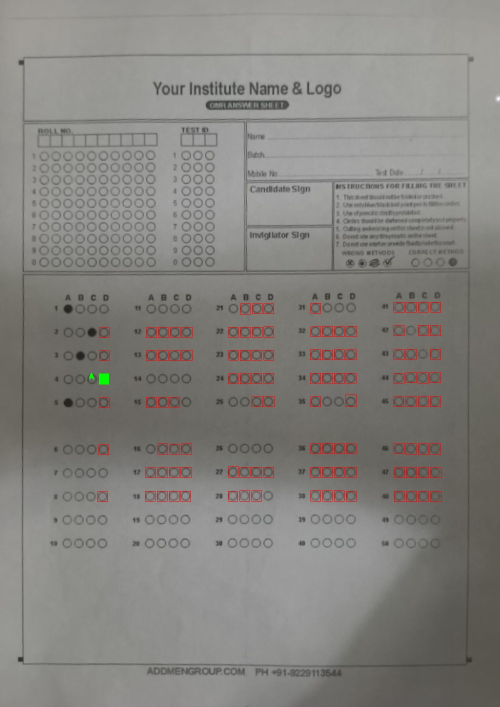
#> input picture backend/src/services/debug_omr_filled_form_test_answers.jpg, 1000 x 1414 px (shown at 1/2 size)
$ python omr_pipeline.py debug_omr_filled_form_test_answers.jpg
#> lines starting #> are read from the running program, lines starting #| are printed output that depends on the picture; after the words box and inside, x2 and y2 are one past the last pixel; in counts of white or black regions, pixels touching at a corner belong together
#> in process_omr_image, image is the input picture: shape (1414, 1000, 3); mean B, G, R 126.4, 130.2, 132.3
"""
Two-Stage OMR Pipeline
1. Perspective correction
2. Bubble detection using proven omr_reader.py logic
Returns only first 10 questions
"""

import cv2
import numpy as np
import json
import sys
from pathlib import Path

# Configuration - matching working omr_reader.py
NUM_QUESTIONS = 10  # We want 10 questions
GRID_COLS = 5  # 5 columns (matches omr_reader)
GRID_ROWS = 10  # 10 rows per column (matches omr_reader)
OPTIONS = ["A", "B", "C", "D"]

# Detection thresholds from working omr_reader
FILL_THRESHOLD = 0.20
MIN_SEPARATION = 0.10

# Target dimensions
TARGET_WIDTH = 800
TARGET_HEIGHT = 1100

# ROI ratios from working omr_reader
ROI_Y_START = 0.38
ROI_Y_END = 0.92
ROI_X_START = 0.04
ROI_X_END = 0.96


def order_points(pts):
    """Order 4 corner points: top-left, top-right, bottom-right, bottom-left"""
    rect = np.zeros((4, 2), dtype="float32")

    s = pts.sum(axis=1)
    rect[0] = pts[np.argmin(s)]  # top-left
    rect[2] = pts[np.argmax(s)]  # bottom-right

    diff = np.diff(pts, axis=1)
    rect[1] = pts[np.argmin(diff)]  # top-right
    rect[3] = pts[np.argmax(diff)]  # bottom-left

    return rect


def find_paper_contour(image):
    """Find paper boundaries in image"""
    gray = cv2.cvtColor(image, cv2.COLOR_BGR2GRAY)
    blurred = cv2.GaussianBlur(gray, (5, 5), 0)
    edges = cv2.Canny(blurred, 50, 150)
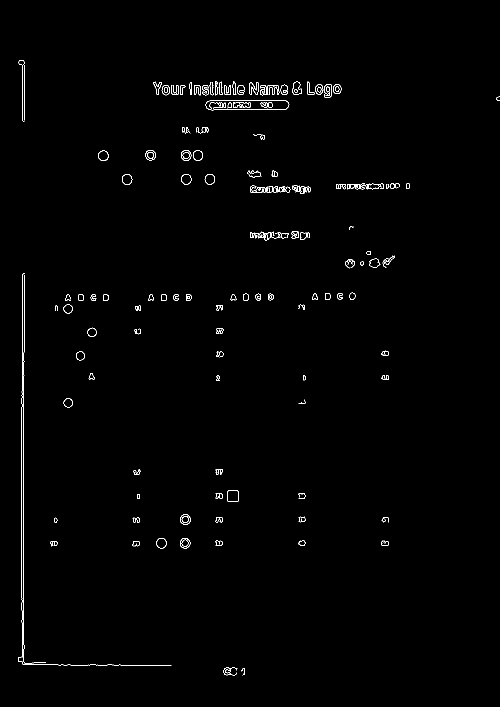
#> edges: shape (1414, 1000) (shown at 1/2 size); 0.75% white in thin lines or dots, all inside (x1, y1, x2, y2) = (36, 120, 1000, 1351)

    # Dilate edges
    kernel = np.ones((5, 5), np.uint8)
    edges = cv2.dilate(edges, kernel,iterations=2)
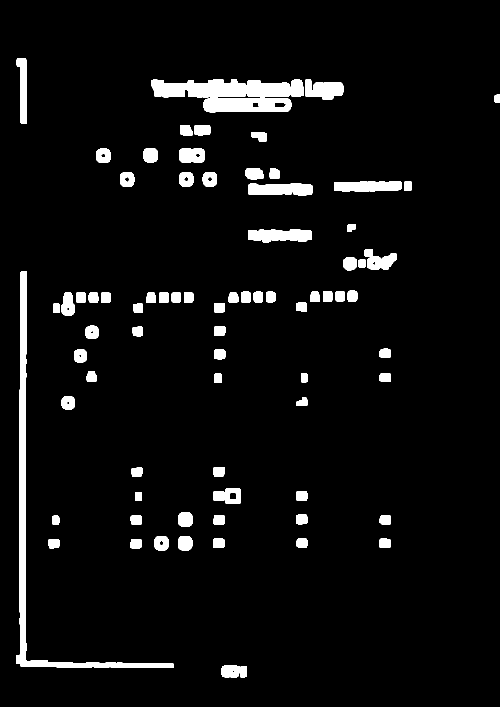
#> edges: shape (1414, 1000) (shown at 1/2 size); 5.1% white; 78 white regions

    # Find contours
    contours, _ = cv2.findContours(edges, cv2.RETR_EXTERNAL, cv2.CHAIN_APPROX_SIMPLE)
#> contours = 78 contours; largest, box (x1, y1, x2, y2) and area: (32, 543, 347, 1336) 11948, (302, 158, 493, 195) 5442, (407, 196, 583, 225) 4566, (495, 159, 608, 195) 3222, (496, 366, 625, 392) 2582

    if not contours:
        return None

    # Get largest contour
    largest_contour = max(contours, key=cv2.contourArea)
#> largest_contour = contour of 132 points, box (x1, y1, x2, y2) (32, 543, 347, 1336), area 11948

    # Check if it's large enough
    image_area = image.shape[0] * image.shape[1]
    contour_area = cv2.contourArea(largest_contour)
#> contour_area = 11948.5

    if contour_area < image_area * 0.1:  # At least 10% of image
        return None

    # Approximate to quadrilateral
    epsilon = 0.02 * cv2.arcLength(largest_contour, True)
    approx = cv2.approxPolyDP(largest_contour, epsilon, True)

    if len(approx) == 4:
        return approx.reshape(4, 2)

    return None


def correct_perspective(image):
    """Apply perspective correction to image"""
    # Find paper contour
    corners = find_paper_contour(image)

    if corners is None:
        # If no contour found, use entire image
        h, w = image.shape[:2]
        corners = np.array([[0, 0], [w, 0], [w, h], [0, h]], dtype="float32")

    # Order corners
    rect = order_points(corners)

    # Calculate destination points
    dst = np.array([
        [0, 0],
        [TARGET_WIDTH - 1, 0],
        [TARGET_WIDTH - 1, TARGET_HEIGHT - 1],
        [0, TARGET_HEIGHT - 1]
    ], dtype="float32")

    # Get perspective transform matrix
    M = cv2.getPerspectiveTransform(rect, dst)

    # Apply perspective transformation
    warped = cv2.warpPerspective(image, M, (TARGET_WIDTH, TARGET_HEIGHT))
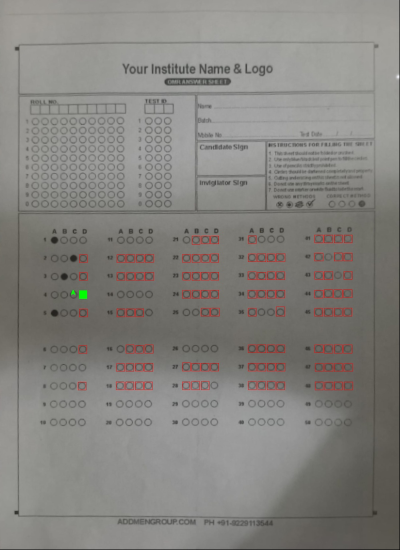
#> warped: shape (1100, 800, 3) (shown at 1/2 size); mean B, G, R 126.1, 130, 132

    return warped


def detect_bubbles(warped_image):
    """Detect filled bubbles in warped OMR sheet - using working omr_reader logic"""
    # Convert to grayscale
    gray = cv2.cvtColor(warped_image, cv2.COLOR_BGR2GRAY)
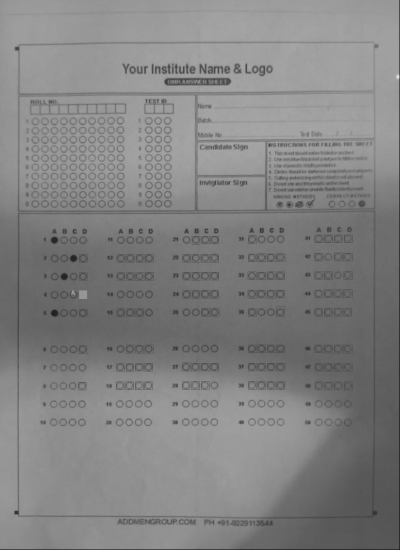
#> gray: shape (1100, 800) (shown at 1/2 size); min 0, max 245, mean 130.2

    # Apply adaptive thresholding (same as omr_reader)
    thresh = cv2.adaptiveThreshold(
        gray, 255,
        cv2.ADAPTIVE_THRESH_GAUSSIAN_C,
        cv2.THRESH_BINARY_INV,
        15, 3
    )
#> thresh: shape (1100, 800); 10.3% white; 969 white regions (314 under 20 px), largest, box (x1, y1, x2, y2) and area: (36, 185, 751, 424) 8173, (29, 421, 754, 1037) 7020, (30, 83, 757, 190) 4790

    # Morphological operations
    kernel = cv2.getStructuringElement(cv2.MORPH_ELLIPSE, (3, 3))
    thresh = cv2.morphologyEx(thresh, cv2.MORPH_CLOSE, kernel, iterations=1)
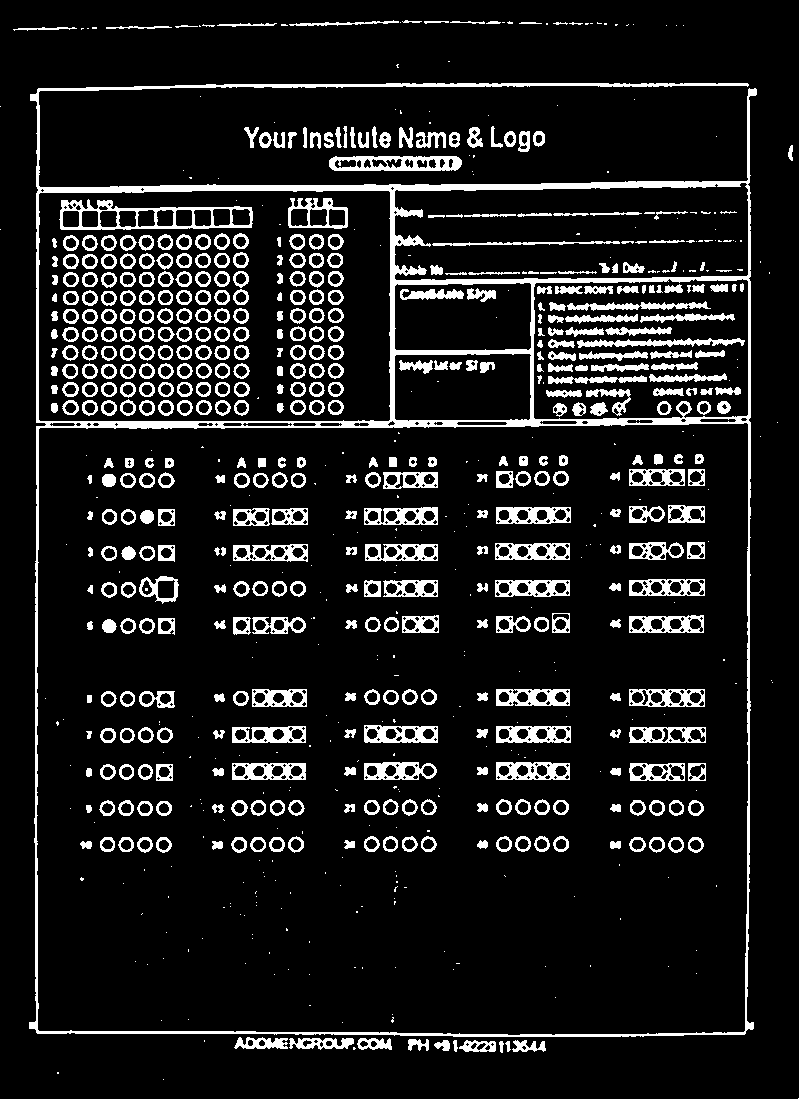
#> thresh: shape (1100, 800); 11.3% white; 775 white regions (294 under 20 px), largest, box (x1, y1, x2, y2) and area: (29, 83, 757, 1037) 23035, (0, 0, 800, 1100) 1900, (59, 199, 253, 230) 1845
    thresh = cv2.morphologyEx(thresh, cv2.MORPH_OPEN, kernel, iterations=1)
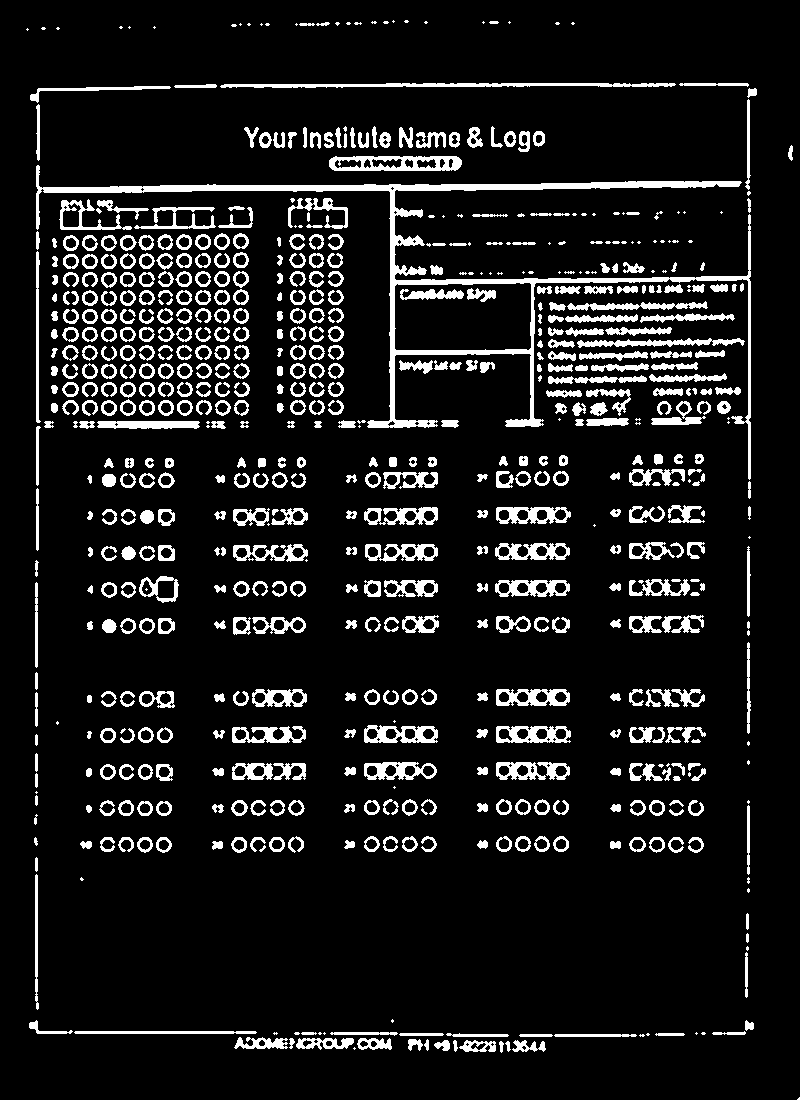
#> thresh: shape (1100, 800); 10.2% white; 698 white regions (117 under 20 px), largest, box (x1, y1, x2, y2) and area: (36, 165, 751, 480) 10836, (220, 83, 676, 88) 1550, (329, 156, 462, 171) 1315

    # Extract ROI
    h, w = thresh.shape
    roi_y1 = int(h * ROI_Y_START)
    roi_y2 = int(h * ROI_Y_END)
    roi_x1 = int(w * ROI_X_START)
    roi_x2 = int(w * ROI_X_END)

    roi = thresh[roi_y1:roi_y2, roi_x1:roi_x2]
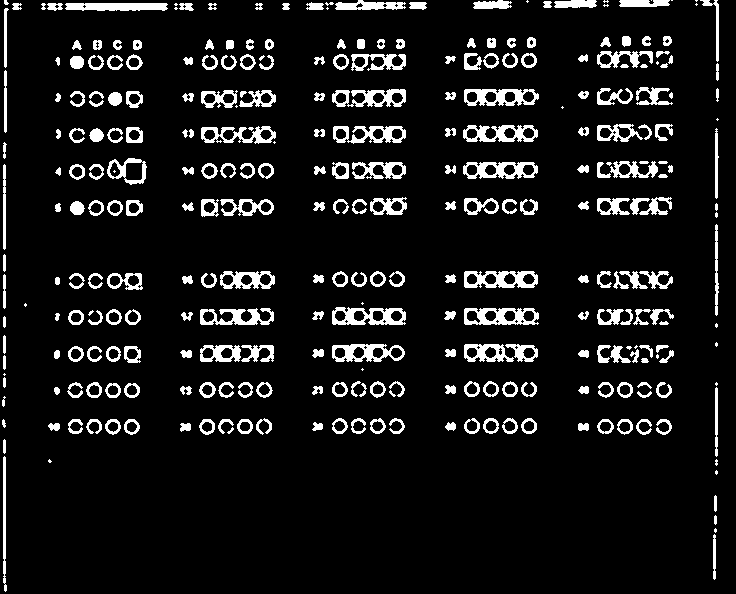
#> roi: shape (594, 736); 9% white; 307 white regions (37 under 20 px), largest, box (x1, y1, x2, y2) and area: (332, 307, 406, 325) 797, (464, 308, 539, 325) 792, (464, 271, 538, 288) 785
    roi_h, roi_w = roi.shape

    # Calculate grid parameters (5 columns x 10 rows like omr_reader)
    col_width = roi_w / GRID_COLS
    row_height = roi_h / GRID_ROWS
    option_width = col_width / len(OPTIONS)

    all_answers = {}
    all_confidence = {}

    # Process all 50 questions but return only first 10
    total_questions = GRID_COLS * GRID_ROWS  # 50

    for q_num in range(1, total_questions + 1):
        # Calculate grid position (5 columns)
        col = (q_num - 1) // GRID_ROWS
        row = (q_num - 1) % GRID_ROWS

        # Calculate position in ROI
        x_start = int(col * col_width)
        y_center = int((row + 0.5) * row_height)

        # Measure fill ratio for each option
        fill_ratios = {}
        for opt_idx, option in enumerate(OPTIONS):
            opt_x = int(x_start + (opt_idx + 0.5) * option_width)

            # Define bubble region
            bubble_radius = min(int(option_width * 0.3), int(row_height * 0.25))

            y1 = max(0, y_center - bubble_radius)
            y2 = min(roi_h, y_center + bubble_radius)
            x1 = max(0, opt_x - bubble_radius)
            x2 = min(roi_w, opt_x + bubble_radius)

            bubble = roi[y1:y2, x1:x2]

            if bubble.size > 0:
                fill_ratios[option] = np.sum(bubble == 255) / bubble.size
            else:
                fill_ratios[option] = 0

        # Find marked answer
        max_fill = max(fill_ratios.values())
        sorted_fills = sorted(fill_ratios.values(), reverse=True)

        if max_fill >= FILL_THRESHOLD:
            if len(sorted_fills) > 1:
                separation = max_fill - sorted_fills[1]
                if separation >= MIN_SEPARATION:
                    marked_option = max(fill_ratios, key=fill_ratios.get)
                    all_answers[q_num] = marked_option
                    all_confidence[q_num] = float(max_fill)
                else:
                    all_answers[q_num] = None
                    all_confidence[q_num] = 0.5
            else:
                marked_option = max(fill_ratios, key=fill_ratios.get)
                all_answers[q_num] = marked_option
                all_confidence[q_num] = float(max_fill)
        else:
            all_answers[q_num] = None
            all_confidence[q_num] = 0.0
#> after the loop, all_answers = 50 items; all_confidence = 50 items

    # Return only first 10 questions
    answers = {i: all_answers.get(i) for i in range(1, NUM_QUESTIONS + 1)}
#> answers = 10 items
    confidence = {i: all_confidence.get(i, 0.0) for i in range(1, NUM_QUESTIONS + 1)}
#> confidence = 10 items

    return answers, confidence


def process_omr_image(image_path):
    """Main pipeline: perspective correction + bubble detection"""
    try:
        # Load image
        image = cv2.imread(image_path)
        if image is None:
            return {
                "success": False,
                "error": "Failed to load image"
            }

        # Stage 1: Perspective correction
        warped = correct_perspective(image)

        # Stage 2: Bubble detection
        answers, confidence = detect_bubbles(warped)
#> answers = 10 items; confidence = 10 items

        # Calculate average confidence
        valid_confidences = [c for c in confidence.values() if c > 0]
#> valid_confidences = [0.5, 0.5]
        avg_confidence = sum(valid_confidences) / len(valid_confidences) if valid_confidences else 0
#> avg_confidence = 0.5

        # Check if validation needed
        requires_validation = avg_confidence < 0.6 or any(c < 0.5 for c in confidence.values() if c > 0)
#> requires_validation = True

        return {
            "success": True,
            "answers": answers,
            "confidence": confidence,
            "requires_validation": requires_validation,
            "question_count": NUM_QUESTIONS
        }

    except Exception as e:
        import traceback
        traceback.print_exc()
        return {
            "success": False,
            "error": str(e)
        }


if __name__ == "__main__":
    if len(sys.argv) < 2:
        print(json.dumps({"success": False, "error": "No image path provided"}))
        sys.exit(1)

    image_path = sys.argv[1]
    result = process_omr_image(image_path)
#> result = 5 items
    print(json.dumps(result))
#> (printed output is left out)

$ run again, on backend/src/services/debug_omr_filled_form_test_corners.jpg
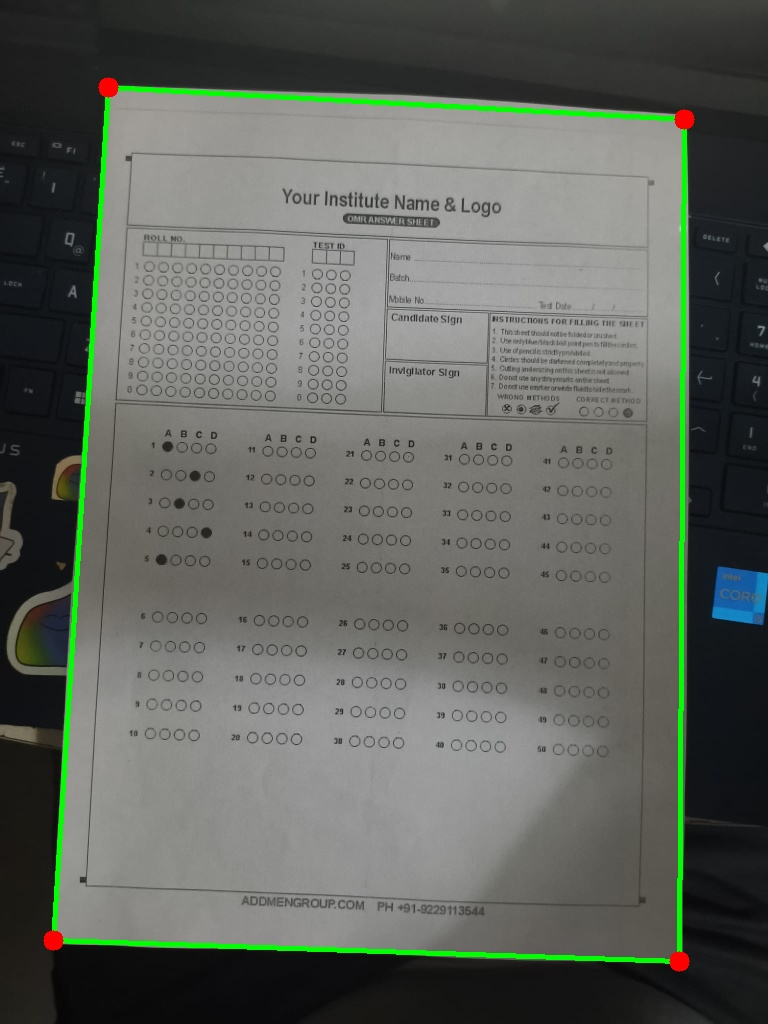
#> input picture backend/src/services/debug_omr_filled_form_test_corners.jpg, 768 x 1024 px
#> in process_omr_image, image is the input picture: shape (1024, 768, 3); mean B, G, R 92.6, 99.3, 94.8
#> in find_paper_contour, `edges = cv2.dilate(edges, kernel,iterations=2)`:
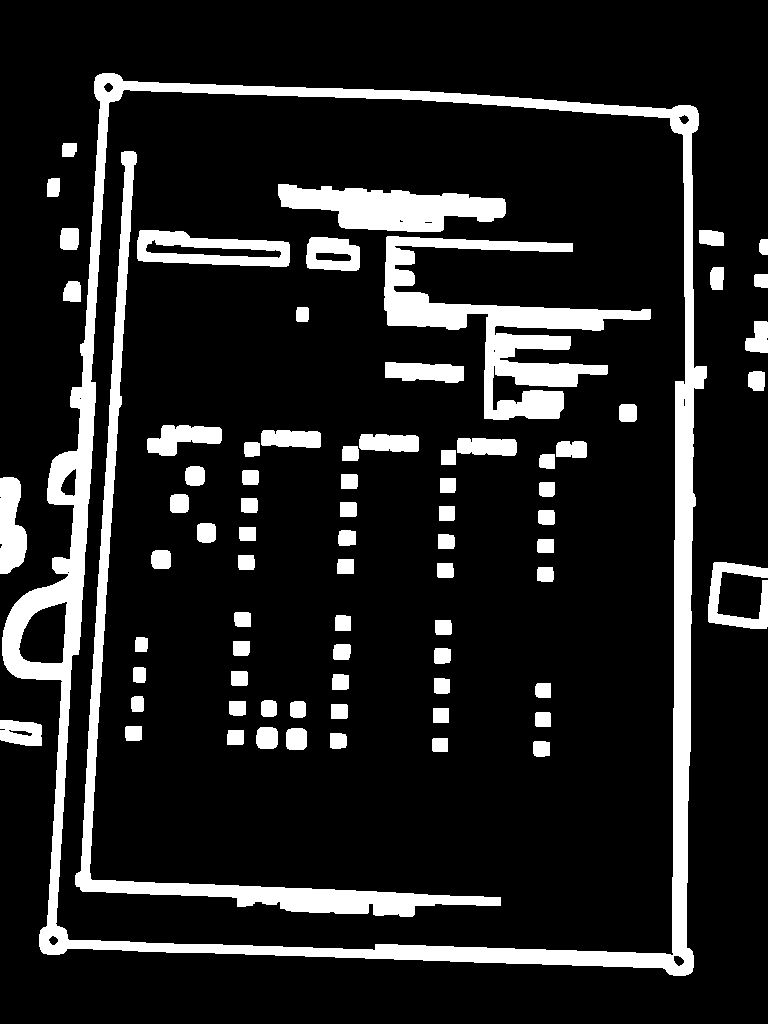
#> edges: shape (1024, 768); 13.7% white; 77 white regions
#> contours = 14 contours; largest, box (x1, y1, x2, y2) and area: (2, 73, 707, 976) 543139, (0, 477, 27, 574) 1887, (708, 562, 768, 629) 1650, (0, 720, 42, 746) 880, (745, 321, 768, 353) 500
#> largest_contour = contour of 455 points, box (x1, y1, x2, y2) (2, 73, 707, 976), area 543139
#> contour_area = 543139
#> epsilon = 65.85
#> approx = [[97, 75], [41, 951], [690, 973], [696, 108]]
#> s = [172, 992, 1663, 804]
#> diff = [-22, 910, 283, -588]
#> rect = [[97, 75], [696, 108], [690, 973], [41, 951]]
#> M = [[1.32, 0.0841, -133.9], [-0.0749, 1.36, -94.73], [-2.94e-05, 9.36e-05, 1]]
#> in detect_bubbles, `roi = thresh[roi_y1:roi_y2, roi_x1:roi_x2]`:
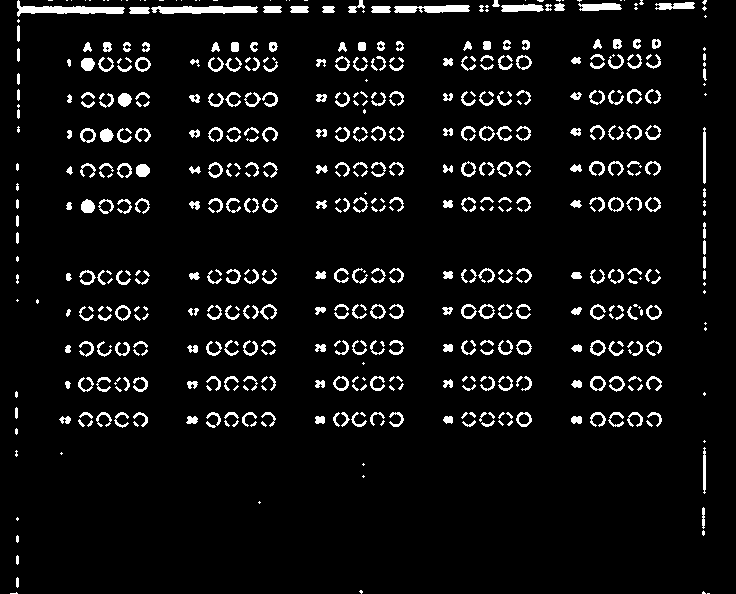
#> roi: shape (594, 736); 6% white; 557 white regions (206 under 20 px), largest, box (x1, y1, x2, y2) and area: (17, 0, 125, 17) 747, (151, 6, 258, 14) 685, (394, 5, 470, 13) 477
#> after the loop in detect_bubbles, `for q_num in range(1, total_questions + 1):`: all_answers = 50 items
#> in detect_bubbles, `answers = {i: all_answers.get(i) for i in range(1, NUM_QUESTIONS + 1)}`: answers = 10 items
#> valid_confidences = [0.372, 0.5]
#> avg_confidence = 0.436
#> requires_validation = True
#> result = 5 items
#> (printed output is left out)
